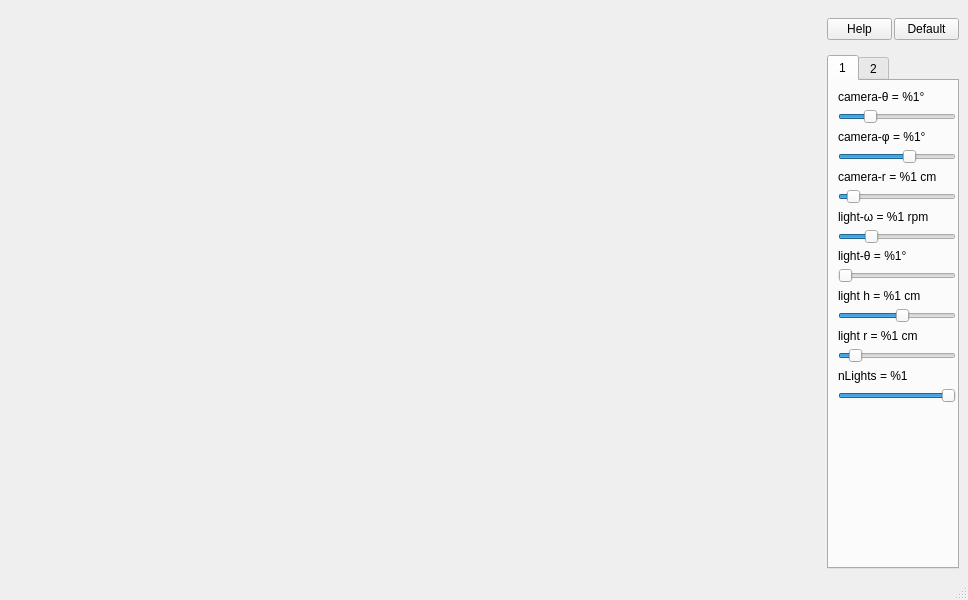
<?xml version="1.0" encoding="UTF-8"?>
<ui version="4.0">
 <class>MainWindow</class>
 <widget class="QMainWindow" name="MainWindow">
  <property name="geometry">
   <rect>
    <x>0</x>
    <y>0</y>
    <width>968</width>
    <height>600</height>
   </rect>
  </property>
  <property name="windowTitle">
   <string>MainWindow</string>
  </property>
  <widget class="QWidget" name="centralwidget">
   <property name="sizePolicy">
    <sizepolicy hsizetype="Preferred" vsizetype="Preferred">
     <horstretch>0</horstretch>
     <verstretch>0</verstretch>
    </sizepolicy>
   </property>
   <layout class="QHBoxLayout" name="horizontalLayout" stretch="0,0">
    <property name="spacing">
     <number>0</number>
    </property>
    <property name="sizeConstraint">
     <enum>QLayout::SetMinimumSize</enum>
    </property>
    <property name="leftMargin">
     <number>0</number>
    </property>
    <property name="topMargin">
     <number>0</number>
    </property>
    <property name="rightMargin">
     <number>0</number>
    </property>
    <property name="bottomMargin">
     <number>0</number>
    </property>
    <item>
     <widget class="MyGLDrawer" name="gl" native="true">
      <property name="sizePolicy">
       <sizepolicy hsizetype="MinimumExpanding" vsizetype="Preferred">
        <horstretch>0</horstretch>
        <verstretch>0</verstretch>
       </sizepolicy>
      </property>
      <property name="minimumSize">
       <size>
        <width>800</width>
        <height>0</height>
       </size>
      </property>
      <property name="maximumSize">
       <size>
        <width>16777215</width>
        <height>16777215</height>
       </size>
      </property>
     </widget>
    </item>
    <item>
     <widget class="QWidget" name="controls" native="true">
      <property name="sizePolicy">
       <sizepolicy hsizetype="Fixed" vsizetype="Preferred">
        <horstretch>0</horstretch>
        <verstretch>0</verstretch>
       </sizepolicy>
      </property>
      <property name="minimumSize">
       <size>
        <width>150</width>
        <height>0</height>
       </size>
      </property>
      <property name="maximumSize">
       <size>
        <width>150</width>
        <height>16777215</height>
       </size>
      </property>
      <layout class="QVBoxLayout" name="verticalLayout">
       <property name="sizeConstraint">
        <enum>QLayout::SetNoConstraint</enum>
       </property>
       <item>
        <widget class="QFrame" name="frame_2">
         <property name="frameShape">
          <enum>QFrame::NoFrame</enum>
         </property>
         <property name="frameShadow">
          <enum>QFrame::Raised</enum>
         </property>
         <layout class="QHBoxLayout" name="horizontalLayout_2">
          <property name="spacing">
           <number>2</number>
          </property>
          <property name="leftMargin">
           <number>0</number>
          </property>
          <property name="rightMargin">
           <number>0</number>
          </property>
          <item>
           <widget class="QPushButton" name="helpButton">
            <property name="text">
             <string>Help</string>
            </property>
           </widget>
          </item>
          <item>
           <widget class="QPushButton" name="defaultButton">
            <property name="text">
             <string>Default</string>
            </property>
           </widget>
          </item>
         </layout>
        </widget>
       </item>
       <item>
        <widget class="QTabWidget" name="tabWidget">
         <property name="sizePolicy">
          <sizepolicy hsizetype="Expanding" vsizetype="Expanding">
           <horstretch>0</horstretch>
           <verstretch>0</verstretch>
          </sizepolicy>
         </property>
         <property name="currentIndex">
          <number>0</number>
         </property>
         <widget class="QWidget" name="tab_1">
          <property name="sizePolicy">
           <sizepolicy hsizetype="Fixed" vsizetype="Preferred">
            <horstretch>0</horstretch>
            <verstretch>0</verstretch>
           </sizepolicy>
          </property>
          <attribute name="title">
           <string>1</string>
          </attribute>
          <widget class="QFrame" name="sliders">
           <property name="geometry">
            <rect>
             <x>0</x>
             <y>0</y>
             <width>136</width>
             <height>330</height>
            </rect>
           </property>
           <property name="maximumSize">
            <size>
             <width>150</width>
             <height>16777215</height>
            </size>
           </property>
           <property name="frameShape">
            <enum>QFrame::NoFrame</enum>
           </property>
           <property name="frameShadow">
            <enum>QFrame::Raised</enum>
           </property>
           <layout class="QVBoxLayout" name="verticalLayout_3">
            <item alignment="Qt::AlignTop">
             <widget class="FormatLabel" name="toUpLabel">
              <property name="enabled">
               <bool>true</bool>
              </property>
              <property name="toolTip">
               <string>&lt;html&gt;&lt;head/&gt;&lt;body&gt;&lt;p&gt;Polar angle for camera&lt;/p&gt;&lt;/body&gt;&lt;/html&gt;</string>
              </property>
              <property name="text">
               <string>camera-θ = %1°</string>
              </property>
             </widget>
            </item>
            <item>
             <widget class="QSlider" name="toUp">
              <property name="minimum">
               <number>1</number>
              </property>
              <property name="maximum">
               <number>179</number>
              </property>
              <property name="value">
               <number>45</number>
              </property>
              <property name="orientation">
               <enum>Qt::Horizontal</enum>
              </property>
             </widget>
            </item>
            <item>
             <widget class="FormatLabel" name="onGroundLabel">
              <property name="toolTip">
               <string>&lt;html&gt;&lt;head/&gt;&lt;body&gt;&lt;p&gt;Azimutal angle for camera&lt;/p&gt;&lt;/body&gt;&lt;/html&gt;</string>
              </property>
              <property name="text">
               <string>camera-φ = %1°</string>
              </property>
             </widget>
            </item>
            <item>
             <widget class="QSlider" name="onGround">
              <property name="sizePolicy">
               <sizepolicy hsizetype="Expanding" vsizetype="Fixed">
                <horstretch>1</horstretch>
                <verstretch>0</verstretch>
               </sizepolicy>
              </property>
              <property name="minimum">
               <number>0</number>
              </property>
              <property name="maximum">
               <number>360</number>
              </property>
              <property name="value">
               <number>225</number>
              </property>
              <property name="orientation">
               <enum>Qt::Horizontal</enum>
              </property>
             </widget>
            </item>
            <item alignment="Qt::AlignTop">
             <widget class="FormatLabel" name="cameraRLabel">
              <property name="toolTip">
               <string>&lt;html&gt;&lt;head/&gt;&lt;body&gt;&lt;p&gt;Azimutal angle for camera&lt;/p&gt;&lt;/body&gt;&lt;/html&gt;</string>
              </property>
              <property name="text">
               <string>camera-r = %1 cm</string>
              </property>
             </widget>
            </item>
            <item>
             <widget class="QSlider" name="cameraR">
              <property name="sizePolicy">
               <sizepolicy hsizetype="Expanding" vsizetype="Fixed">
                <horstretch>1</horstretch>
                <verstretch>0</verstretch>
               </sizepolicy>
              </property>
              <property name="minimum">
               <number>0</number>
              </property>
              <property name="maximum">
               <number>10000</number>
              </property>
              <property name="value">
               <number>800</number>
              </property>
              <property name="orientation">
               <enum>Qt::Horizontal</enum>
              </property>
             </widget>
            </item>
            <item>
             <widget class="FormatLabel" name="lightSpeedLabel">
              <property name="toolTip">
               <string>&lt;html&gt;&lt;head/&gt;&lt;body&gt;&lt;p&gt;Angular speed of light around z axis&lt;/p&gt;&lt;/body&gt;&lt;/html&gt;</string>
              </property>
              <property name="text">
               <string>light-ω = %1 rpm</string>
              </property>
             </widget>
            </item>
            <item>
             <widget class="QSlider" name="lightSpeed">
              <property name="sizePolicy">
               <sizepolicy hsizetype="Expanding" vsizetype="Fixed">
                <horstretch>1</horstretch>
                <verstretch>0</verstretch>
               </sizepolicy>
              </property>
              <property name="minimum">
               <number>0</number>
              </property>
              <property name="maximum">
               <number>60</number>
              </property>
              <property name="value">
               <number>15</number>
              </property>
              <property name="orientation">
               <enum>Qt::Horizontal</enum>
              </property>
             </widget>
            </item>
            <item>
             <widget class="FormatLabel" name="lightInitPosLabel">
              <property name="toolTip">
               <string>&lt;html&gt;&lt;head/&gt;&lt;body&gt;&lt;p&gt;Poistion of light when t = 2 π k, compared to&lt;/p&gt;&lt;/body&gt;&lt;/html&gt;</string>
              </property>
              <property name="text">
               <string>light-θ = %1°</string>
              </property>
             </widget>
            </item>
            <item>
             <widget class="QSlider" name="lightInitPos">
              <property name="sizePolicy">
               <sizepolicy hsizetype="Expanding" vsizetype="Fixed">
                <horstretch>1</horstretch>
                <verstretch>0</verstretch>
               </sizepolicy>
              </property>
              <property name="minimum">
               <number>0</number>
              </property>
              <property name="maximum">
               <number>360</number>
              </property>
              <property name="value">
               <number>0</number>
              </property>
              <property name="orientation">
               <enum>Qt::Horizontal</enum>
              </property>
             </widget>
            </item>
            <item>
             <widget class="FormatLabel" name="lightHeightLabel">
              <property name="toolTip">
               <string>&lt;html&gt;&lt;head/&gt;&lt;body&gt;&lt;p&gt;Height of light from the ground&lt;/p&gt;&lt;/body&gt;&lt;/html&gt;</string>
              </property>
              <property name="text">
               <string>light h = %1 cm</string>
              </property>
             </widget>
            </item>
            <item>
             <widget class="QSlider" name="lightHeight">
              <property name="sizePolicy">
               <sizepolicy hsizetype="Expanding" vsizetype="Fixed">
                <horstretch>1</horstretch>
                <verstretch>0</verstretch>
               </sizepolicy>
              </property>
              <property name="minimum">
               <number>-1000</number>
              </property>
              <property name="maximum">
               <number>1000</number>
              </property>
              <property name="value">
               <number>100</number>
              </property>
              <property name="orientation">
               <enum>Qt::Horizontal</enum>
              </property>
             </widget>
            </item>
            <item>
             <widget class="FormatLabel" name="lightRadiusLabel">
              <property name="toolTip">
               <string>&lt;html&gt;&lt;head/&gt;&lt;body&gt;&lt;p&gt;let p = projection of ligh on ground, d = distance from p to 0,0,0&lt;/p&gt;&lt;/body&gt;&lt;/html&gt;</string>
              </property>
              <property name="text">
               <string>light r = %1 cm</string>
              </property>
             </widget>
            </item>
            <item>
             <widget class="QSlider" name="lightRadius">
              <property name="sizePolicy">
               <sizepolicy hsizetype="Expanding" vsizetype="Fixed">
                <horstretch>1</horstretch>
                <verstretch>0</verstretch>
               </sizepolicy>
              </property>
              <property name="minimum">
               <number>1</number>
              </property>
              <property name="maximum">
               <number>1000</number>
              </property>
              <property name="value">
               <number>100</number>
              </property>
              <property name="orientation">
               <enum>Qt::Horizontal</enum>
              </property>
             </widget>
            </item>
            <item>
             <widget class="FormatLabel" name="nLightsLabel">
              <property name="text">
               <string>nLights = %1</string>
              </property>
             </widget>
            </item>
            <item>
             <widget class="QSlider" name="nLights">
              <property name="minimum">
               <number>1</number>
              </property>
              <property name="maximum">
               <number>3</number>
              </property>
              <property name="pageStep">
               <number>1</number>
              </property>
              <property name="value">
               <number>3</number>
              </property>
              <property name="orientation">
               <enum>Qt::Horizontal</enum>
              </property>
             </widget>
            </item>
           </layout>
          </widget>
         </widget>
         <widget class="QWidget" name="tab_2">
          <property name="sizePolicy">
           <sizepolicy hsizetype="Fixed" vsizetype="Preferred">
            <horstretch>0</horstretch>
            <verstretch>0</verstretch>
           </sizepolicy>
          </property>
          <attribute name="title">
           <string>2</string>
          </attribute>
          <widget class="QFrame" name="frame">
           <property name="geometry">
            <rect>
             <x>10</x>
             <y>10</y>
             <width>124</width>
             <height>52</height>
            </rect>
           </property>
           <property name="frameShape">
            <enum>QFrame::NoFrame</enum>
           </property>
           <property name="frameShadow">
            <enum>QFrame::Raised</enum>
           </property>
           <layout class="QVBoxLayout" name="verticalLayout_2">
            <property name="leftMargin">
             <number>0</number>
            </property>
            <property name="rightMargin">
             <number>7</number>
            </property>
            <item>
             <widget class="FormatLabel" name="helloLabel_2">
              <property name="enabled">
               <bool>true</bool>
              </property>
              <property name="toolTip">
               <string>&lt;html&gt;&lt;head/&gt;&lt;body&gt;&lt;p&gt;Polar angle for camera&lt;/p&gt;&lt;/body&gt;&lt;/html&gt;</string>
              </property>
              <property name="text">
               <string>stuff = %1</string>
              </property>
             </widget>
            </item>
            <item>
             <widget class="QSlider" name="hello">
              <property name="minimum">
               <number>1</number>
              </property>
              <property name="maximum">
               <number>179</number>
              </property>
              <property name="value">
               <number>45</number>
              </property>
              <property name="orientation">
               <enum>Qt::Horizontal</enum>
              </property>
             </widget>
            </item>
           </layout>
          </widget>
         </widget>
        </widget>
       </item>
      </layout>
     </widget>
    </item>
   </layout>
  </widget>
  <widget class="QStatusBar" name="statusbar"/>
  <widget class="QMenuBar" name="menubar">
   <property name="geometry">
    <rect>
     <x>0</x>
     <y>0</y>
     <width>968</width>
     <height>22</height>
    </rect>
   </property>
  </widget>
  <action name="actionShow_help">
   <property name="text">
    <string>Show help</string>
   </property>
  </action>
 </widget>
 <customwidgets>
  <customwidget>
   <class>MyGLDrawer</class>
   <extends>QWidget</extends>
   <header>glwidget.h</header>
   <container>1</container>
  </customwidget>
  <customwidget>
   <class>FormatLabel</class>
   <extends>QLabel</extends>
   <header>customwidgets.h</header>
  </customwidget>
 </customwidgets>
 <resources/>
 <connections/>
</ui>
